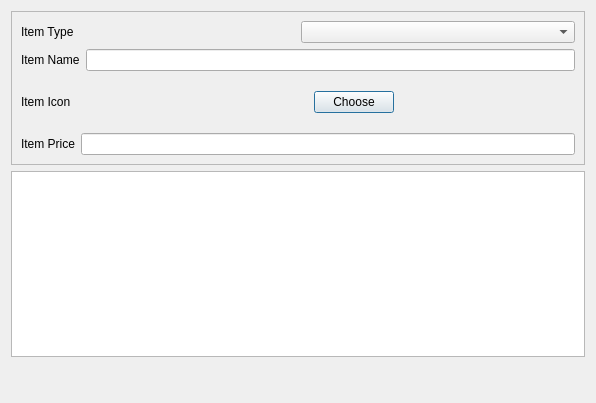
<?xml version="1.0" encoding="UTF-8"?>
<ui version="4.0">
 <class>NewItemDialog</class>
 <widget class="QDialog" name="NewItemDialog">
  <property name="geometry">
   <rect>
    <x>0</x>
    <y>0</y>
    <width>596</width>
    <height>403</height>
   </rect>
  </property>
  <property name="windowTitle">
   <string>Dialog</string>
  </property>
  <layout class="QVBoxLayout" name="NewItemDialogHLayout">
   <item>
    <widget class="QFrame" name="NewItemFrame">
     <property name="frameShape">
      <enum>QFrame::Shape::StyledPanel</enum>
     </property>
     <property name="frameShadow">
      <enum>QFrame::Shadow::Raised</enum>
     </property>
     <layout class="QVBoxLayout" name="verticalLayout_2">
      <item>
       <layout class="QHBoxLayout" name="horizontalLayout_2">
        <item>
         <widget class="QLabel" name="NewItemType">
          <property name="text">
           <string>Item Type</string>
          </property>
         </widget>
        </item>
        <item>
         <widget class="QComboBox" name="NewItemTypeComboBox"/>
        </item>
       </layout>
      </item>
      <item>
       <layout class="QHBoxLayout" name="horizontalLayout_3">
        <item>
         <widget class="QLabel" name="NewItemName">
          <property name="text">
           <string>Item Name</string>
          </property>
         </widget>
        </item>
        <item>
         <widget class="QLineEdit" name="NewItemNameLineEdit"/>
        </item>
       </layout>
      </item>
      <item>
       <layout class="QHBoxLayout" name="horizontalLayout_4">
        <item>
         <widget class="QLabel" name="NewItemIconLabel">
          <property name="text">
           <string>Item Icon</string>
          </property>
         </widget>
        </item>
        <item>
         <spacer name="horizontalSpacer_2">
          <property name="orientation">
           <enum>Qt::Orientation::Horizontal</enum>
          </property>
          <property name="sizeHint" stdset="0">
           <size>
            <width>40</width>
            <height>20</height>
           </size>
          </property>
         </spacer>
        </item>
        <item>
         <widget class="QLabel" name="NewItemIcon">
          <property name="sizePolicy">
           <sizepolicy hsizetype="Fixed" vsizetype="Fixed">
            <horstretch>0</horstretch>
            <verstretch>0</verstretch>
           </sizepolicy>
          </property>
          <property name="minimumSize">
           <size>
            <width>50</width>
            <height>50</height>
           </size>
          </property>
          <property name="maximumSize">
           <size>
            <width>50</width>
            <height>50</height>
           </size>
          </property>
          <property name="text">
           <string/>
          </property>
          <property name="textFormat">
           <enum>Qt::TextFormat::PlainText</enum>
          </property>
         </widget>
        </item>
        <item>
         <widget class="QPushButton" name="ChooseIconButton">
          <property name="text">
           <string>Choose</string>
          </property>
         </widget>
        </item>
        <item>
         <spacer name="horizontalSpacer">
          <property name="orientation">
           <enum>Qt::Orientation::Horizontal</enum>
          </property>
          <property name="sizeHint" stdset="0">
           <size>
            <width>40</width>
            <height>20</height>
           </size>
          </property>
         </spacer>
        </item>
       </layout>
      </item>
      <item>
       <layout class="QHBoxLayout" name="horizontalLayout_5">
        <item>
         <widget class="QLabel" name="NewItemPriceLabel">
          <property name="text">
           <string>Item Price</string>
          </property>
         </widget>
        </item>
        <item>
         <widget class="QLineEdit" name="NewItemPriceLabelLineEdit"/>
        </item>
       </layout>
      </item>
     </layout>
    </widget>
   </item>
   <item>
    <widget class="QPlainTextEdit" name="StatusPlainTextEdit">
     <property name="readOnly">
      <bool>true</bool>
     </property>
    </widget>
   </item>
   <item>
    <spacer name="verticalSpacer">
     <property name="orientation">
      <enum>Qt::Orientation::Vertical</enum>
     </property>
     <property name="sizeHint" stdset="0">
      <size>
       <width>20</width>
       <height>40</height>
      </size>
     </property>
    </spacer>
   </item>
  </layout>
 </widget>
 <resources/>
 <connections/>
</ui>
